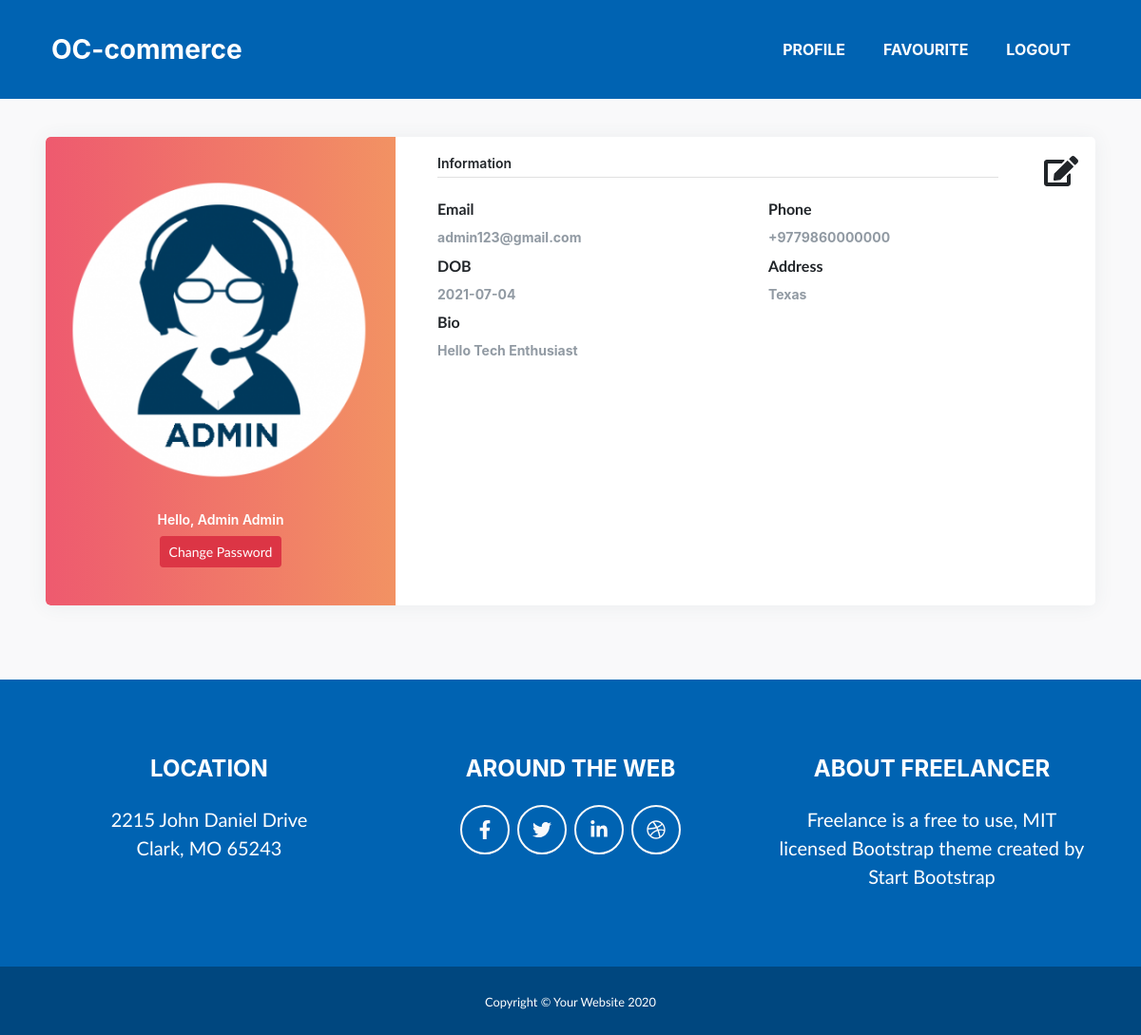
The page /user/profile/1/ (signed in) on the database its author committed.
### users/models.py (models this page shows, shortened)
class Profile(DateMixin):
    user = models.OneToOneField(User, on_delete=models.CASCADE)
    bio = models.TextField(max_length=500, blank=True)
    phone = PhoneNumberField(null=True)
    location = models.CharField(max_length=30, blank=True)
    birth_date = models.DateField(null=True, blank=True)
    image = models.ImageField(upload_to='profile_img/', null=True)

### users/views.py (the view)
# urls.py: path('profile/<int:pk>/', ProfileView.as_view(), name='profile'),
@method_decorator(login_required, name='dispatch')
class ProfileView(DetailView):
    template_name = 'profile.html'
    model = Profile

### get_user.py (called while the page is built)
    def process_request(self, request):
        _requests[current_thread()] = request.user

### templates/profile.html (shortened to what this page needs)
{% extends 'base.html' %} {% load static %}{% block content %}
<div class="page-content page-container" id="page-content">
  <div class="padding">
    <div class="row d-flex justify-content-center mt-5">
      <div class="col-xl-12 col-md-12 mt-5">
        <div class="card user-card-full">
          <div class="row m-l-0 m-r-0">
            <div class="col-sm-4 bg-c-lite-green user-profile">
              <div class="card-block text-center text-white">
                <div class="m-b-25">
                  {% if object.image %}
                  <img
                    src="{% get_media_prefix %}{{ object.image }}"
                    class="img-radius img-fluid"
                    alt="User-Profile-Image"
                  />
                  {% endif %}
                </div>
                <h6 class="f-w-600">Hello, {{object.user.get_full_name}}</h6>
                <a
                  class="btn btn-sm bg-danger text-white"
                  href="{% url 'change-password' %}"
                  >Change Password</a
                >
              </div>
            </div>
            <div class="col-sm-8">
              <div class="card-block">
                <div class="row">
                  <div class="col-lg-11">
                    <h6 class="m-b-20 p-b-5 b-b-default f-w-600">
                      Information
                    </h6>
                  </div>
                  <div class="col-lg-1">
                    <a data-toggle="modal" data-target="#exampleModal">
                      <i class="fas fa-edit fa-2x"></i>
                    </a>
                  </div>
                </div>
                <div class="row">
                  <div class="col-sm-6">
                    <p class="m-b-10 f-w-600">Email</p>
                    <h6 class="text-muted f-w-400">{{ object.user.email }}</h6>
                  </div>
                  <div class="col-sm-6">
                    <p class="m-b-10 f-w-600">Phone</p>
                    <h6 class="text-muted f-w-400">
                      {% if object.phone %}{{ object.phone }}{% endif %}
                    </h6>
                  </div>
                </div>
                <div class="row">
                  <div class="col-sm-6">
                    <p class="m-b-10 f-w-600">DOB</p>
                    <h6 class="text-muted f-w-400">
                      {{ object.birth_date|date:'Y-m-d' }}
                    </h6>
                  </div>
                  <div class="col-sm-6">
                    <p class="m-b-10 f-w-600">Address</p>
                    <h6 class="text-muted f-w-400">{{ object.location }}</h6>
                  </div>
                </div>
                <div class="row">
                  <div class="col-sm-12">
                    <p class="m-b-10 f-w-600">Bio</p>
                    <h6 class="text-muted f-w-400">
                      {{ object.bio }}
                    </h6>
                  </div>
                </div>
                <ul class="social-link list-unstyled m-t-40 m-b-10">
                  <li>
                  </li>
                  <li>
                  </li>
                  <li>
                  </li>
                </ul>
              </div>
            </div>
          </div>
        </div>
      </div>
    </div>
  </div>
</div>
{% endblock %}

### assets/css/profile.css (style rules this page uses)
body { background-color: #f9f9fa; }
.padding { padding: 3rem !important; }
.user-card-full { overflow: hidden; }
.card { border-radius: 5px; -webkit-box-shadow: 0 1px 20px 0 rgba(69, 90, 100, 0.08); box-shadow: 0 1px 20px 0 rgba(69, 90, 100, 0.08); border: none; margin-bottom: 30px; }
.m-r-0 { margin-right: 0px; }
.m-l-0 { margin-left: 0px; }
.user-card-full .user-profile { border-radius: 5px 0 0 5px; }
.bg-c-lite-green { background: -webkit-gradient( linear, left top, right top, from(#f29263), to(#ee5a6f) ); background: linear-gradient(to right, #ee5a6f, #f29263); }
.user-profile { padding: 20px 0; }
.card-block { padding: 1.25rem; }
.m-b-25 { margin-bottom: 25px; }
.img-radius { border-radius: 5px; }
h6 { font-size: 14px; }
.card .card-block p { line-height: 25px; }
.b-b-default { border-bottom: 1px solid #e0e0e0; }
.m-b-20 { margin-bottom: 20px; }
.p-b-5 { padding-bottom: 5px !important; }
.m-b-10 { margin-bottom: 10px; }
.text-muted { color: #919aa3 !important; }
.f-w-600 { font-weight: 600; }
.m-t-40 { margin-top: 20px; }
.user-card-full .social-link li { display: inline-block; }

### rows shown on the page
Profile: image (picture), user.get_full_name "Admin Admin", user.email "admin123@gmail.com", phone "+9779860000000", birth_date "2021-07-04", location "Texas", bio "Hello Tech Enthusiast"
